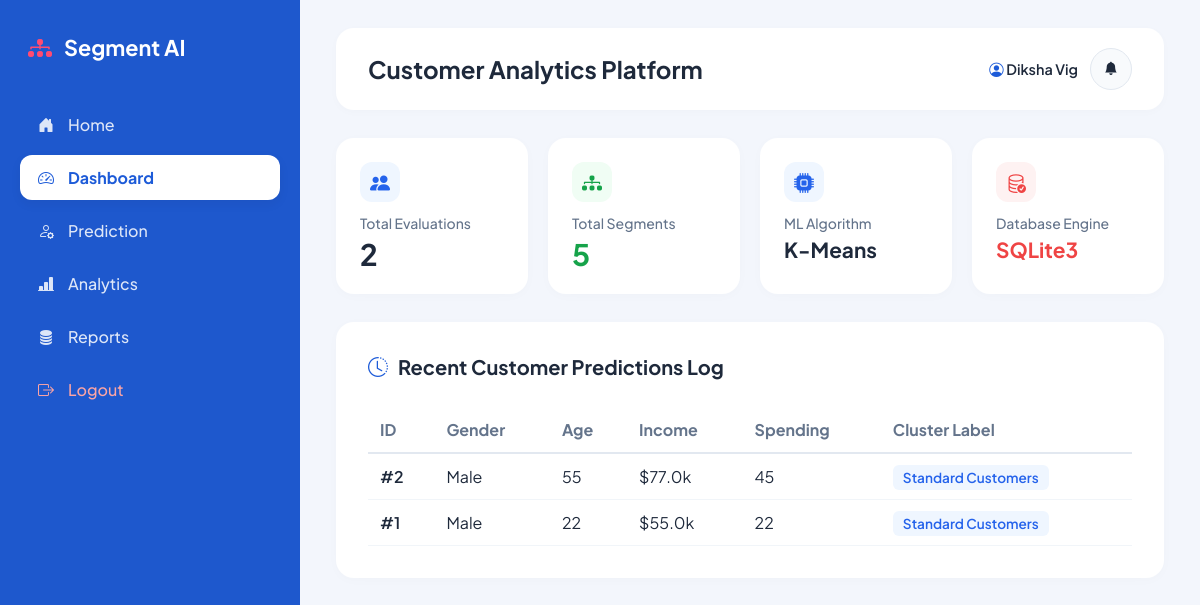
The app's page /dashboard (signed in) with its own data.
### tables this page shows
CREATE TABLE predictions (
            id INTEGER PRIMARY KEY AUTOINCREMENT,
            gender TEXT,
            age INTEGER,
            income REAL,
            spending INTEGER,
            cluster INTEGER,
            label TEXT,
            description TEXT,
            recommendation TEXT,
            created_at TIMESTAMP DEFAULT CURRENT_TIMESTAMP
        );

### app.py (the view)
@app.route('/dashboard')
@login_required
def dashboard():
    conn = get_db()
    total = conn.execute('SELECT COUNT(*) FROM predictions').fetchone()[0]
    recents = conn.execute('SELECT * FROM predictions ORDER BY id DESC LIMIT 5').fetchall()
    conn.close()
    return render_template('dashboard.html', total=total, recents=recents)

### app.py (called while the page is built)
def login_required(f):
    @wraps(f)
    def decorated_function(*args, **kwargs):
        if 'user_id' not in session:
            flash('Please log in to access this page.', 'warning')
            return redirect(url_for('login'))
        return f(*args, **kwargs)
    return decorated_function

### database.py (called while the page is built)
def get_db():
    os.makedirs('instance', exist_ok=True)
    conn = sqlite3.connect(DB_PATH)
    conn.row_factory = sqlite3.Row
    return conn

### templates/dashboard.html
{% extends 'base.html' %}
{% block content %}
<div class="metrics-grid">
    <div class="metric-card">
        <div class="metric-icon-box icon-blue"><i class="bi bi-people-fill"></i></div>
        <span class="label">Total Evaluations</span>
        <span class="value value-blue">{{ total }}</span>
    </div>
    <div class="metric-card">
        <div class="metric-icon-box icon-green"><i class="bi bi-diagram-3-fill"></i></div>
        <span class="label">Total Segments</span>
        <span class="value value-green">5</span>
    </div>
    <div class="metric-card">
        <div class="metric-icon-box icon-target"><i class="bi bi-cpu-fill"></i></div>
        <span class="label">ML Algorithm</span>
        <span class="value value-target" style="font-size: 1.3rem;">K-Means</span>
    </div>
    <div class="metric-card">
        <div class="metric-icon-box icon-red"><i class="bi bi-database-check"></i></div>
        <span class="label">Database Engine</span>
        <span class="value value-red" style="font-size: 1.3rem;">SQLite3</span>
    </div>
</div>
<div class="content-card">
    <div class="card-title-group">
        <i class="bi bi-clock-history" style="color: var(--primary-blue);"></i>
        <span>Recent Customer Predictions Log</span>
    </div>
    <div style="overflow-x: auto;">
        <table style="width: 100%; border-collapse: collapse; text-align: left;">
            <thead>
                <tr style="border-bottom: 2px solid #e2e8f0; color: #64748b;">
                    <th style="padding: 12px;">ID</th>
                    <th style="padding: 12px;">Gender</th>
                    <th style="padding: 12px;">Age</th>
                    <th style="padding: 12px;">Income</th>
                    <th style="padding: 12px;">Spending</th>
                    <th style="padding: 12px;">Cluster Label</th>
                </tr>
            </thead>
            <tbody>
                {% for r in recents %}
                <tr style="border-bottom: 1px solid #f1f5f9;">
                    <td style="padding: 12px; font-weight: 600;">#{{ r.id }}</td>
                    <td style="padding: 12px;">{{ r.gender }}</td>
                    <td style="padding: 12px;">{{ r.age }}</td>
                    <td style="padding: 12px;">${{ r.income }}k</td>
                    <td style="padding: 12px;">{{ r.spending }}</td>
                    <td style="padding: 12px;">
                        <span style="background: #eff6ff; color: #2563eb; padding: 4px 10px; border-radius: 6px; font-size: 0.85rem; font-weight: 600;">
                            {{ r.label }}
                        </span>
                    </td>
                </tr>
                {% else %}
                <tr>
                    <td colspan="6" style="padding: 20px; text-align: center; color: #94a3b8;">No predictions recorded in SQLite yet.</td>
                </tr>
                {% endfor %}
            </tbody>
        </table>
    </div>
</div>
{% endblock %}

### templates/base.html (shortened to what this page needs)
<!DOCTYPE html>
<html lang="en">
<head>
    <link rel="stylesheet" href="https://cdn.jsdelivr.net/npm/bootstrap-icons@1.11.1/font/bootstrap-icons.css">
    <link rel="stylesheet" href="{{ url_for('static', filename='css/style.css') }}">
</head>
<body>
<div class="app-wrapper">
    <aside class="sidebar">
        <div class="brand-logo">
            <i class="bi bi-diagram-3-fill"></i>
            <span>Segment AI</span>
        </div>
        <ul class="nav-menu">
            <li>
                <a href="{{ url_for('home') }}" class="nav-link {% if request.endpoint == 'home' %}active{% endif %}">
                    <i class="bi bi-house-door-fill"></i>
                    <span>Home</span>
                </a>
            </li>
            {% if session.get('user_id') %}
            <li>
                <a href="{{ url_for('dashboard') }}" class="nav-link {% if request.endpoint == 'dashboard' %}active{% endif %}">
                    <i class="bi bi-speedometer2"></i>
                    <span>Dashboard</span>
                </a>
            </li>
            <li>
                <a href="{{ url_for('predict') }}" class="nav-link {% if request.endpoint == 'predict' %}active{% endif %}">
                    <i class="bi bi-person-gear"></i>
                    <span>Prediction</span>
                </a>
            </li>
            <li>
                <a href="{{ url_for('analytics') }}" class="nav-link {% if request.endpoint == 'analytics' %}active{% endif %}">
                    <i class="bi bi-bar-chart-line-fill"></i>
                    <span>Analytics</span>
                </a>
            </li>
            <li>
                <a href="{{ url_for('history') }}" class="nav-link {% if request.endpoint == 'history' %}active{% endif %}">
                    <i class="bi bi-database-fill"></i>
                    <span>Reports</span>
                </a>
            </li>
            <li>
                <a href="{{ url_for('logout') }}" class="nav-link" style="color: #fca5a5;">
                    <i class="bi bi-box-arrow-right"></i>
                    <span>Logout</span>
                </a>
            </li>
            {% endif %}
        </ul>
    </aside>
    <main class="main-content">
        <header class="top-header">
            <h2>Customer Analytics Platform</h2>
            <div style="display: flex; align-items: center; gap: 12px;">
                {% if session.get('user_name') %}
                    <span style="font-size: 0.9rem; font-weight: 600; color: var(--text-dark);">
                        <i class="bi bi-person-circle" style="color: var(--primary-blue);"></i> {{ session['user_name'] }}
                    </span>
                {% endif %}
                <button class="notification-btn" aria-label="Notifications">
                    <i class="bi bi-bell-fill"></i>
                </button>
            </div>
        </header>
        {% block content %}{% endblock %}
    </main>
</div>
</body>
</html>

### static/css/style.css (style rules this page uses)
:root { --primary-blue: #1d5bd8; --sidebar-bg: #1e58cd; --body-bg: #f3f6fc; --card-bg: #ffffff; --text-dark: #1e293b; --text-muted: #64748b; --border-color: #e2e8f0; --radius-lg: 18px; --radius-md: 12px; }
body { font-family: 'Plus Jakarta Sans', sans-serif; background-color: var(--body-bg); color: var(--text-dark); margin: 0; padding: 0; }
.app-wrapper { display: flex; min-height: 100vh; }
.sidebar { width: 260px; background-color: var(--sidebar-bg); color: #ffffff; padding: 2rem 1.25rem; display: flex; flex-direction: column; flex-shrink: 0; }
.brand-logo { display: flex; align-items: center; gap: 12px; font-size: 1.35rem; font-weight: 700; color: #ffffff; margin-bottom: 2.5rem; padding-left: 0.5rem; }
.brand-logo i { color: #ff4b72; font-size: 1.5rem; }
.nav-menu { list-style: none; padding: 0; margin: 0; display: flex; flex-direction: column; gap: 8px; }
.nav-menu .nav-link { display: flex; align-items: center; gap: 14px; padding: 12px 18px; color: rgba(255, 255, 255, 0.85); text-decoration: none; font-weight: 500; border-radius: var(--radius-md); transition: all 0.2s ease; }
.nav-menu .nav-link.active { background-color: #ffffff; color: var(--primary-blue); font-weight: 700; box-shadow: 0 4px 12px rgba(0, 0, 0, 0.05); }
.main-content { flex-grow: 1; padding: 1.75rem 2.25rem; overflow-y: auto; }
.top-header { background: var(--card-bg); padding: 1.25rem 2rem; border-radius: var(--radius-lg); display: flex; justify-content: space-between; align-items: center; box-shadow: 0 2px 10px rgba(0, 0, 0, 0.02); margin-bottom: 1.75rem; }
.top-header h2 { font-weight: 700; font-size: 1.5rem; margin: 0; color: var(--text-dark); }
.notification-btn { width: 42px; height: 42px; border-radius: 50%; background-color: #f8fafc; border: 1px solid var(--border-color); display: flex; align-items: center; justify-content: center; cursor: pointer; color: var(--text-dark); }
.metrics-grid { display: grid; grid-template-columns: repeat(4, 1fr); gap: 1.25rem; margin-bottom: 1.75rem; }
.metric-card { background: var(--card-bg); border-radius: var(--radius-lg); padding: 1.5rem; box-shadow: 0 2px 12px rgba(0, 0, 0, 0.02); display: flex; flex-direction: column; gap: 8px; }
.metric-icon-box { width: 40px; height: 40px; border-radius: var(--radius-md); display: flex; align-items: center; justify-content: center; font-size: 1.25rem; margin-bottom: 4px; }
.metric-card .label { font-size: 0.875rem; color: var(--text-muted); font-weight: 500; }
.metric-card .value { font-size: 1.85rem; font-weight: 700; line-height: 1; }
.icon-blue { background-color: #eff6ff; color: #2563eb; }
.value-blue { color: #1e293b; }
.icon-red { background-color: #fef2f2; color: #ef4444; }
.value-red { color: #ef4444; }
.icon-green { background-color: #f0fdf4; color: #16a34a; }
.value-green { color: #16a34a; }
.icon-target { background-color: #eff6ff; color: #2563eb; }
.value-target { color: #1e293b; }
.content-card { background: var(--card-bg); border-radius: var(--radius-lg); padding: 2rem; box-shadow: 0 2px 12px rgba(0, 0, 0, 0.02); }
.card-title-group { display: flex; align-items: center; gap: 10px; font-size: 1.25rem; font-weight: 700; margin-bottom: 1.75rem; }

### records on screen
predictions: id "2", gender "Male", age "55", income "77.0", spending "45", label "Standard Customers"
predictions: id "1", gender "Male", age "22", income "55.0", spending "22", label "Standard Customers"

### other values on screen
{{ session['user_name'] }} "Diksha Vig"
{{ total }} "2"
